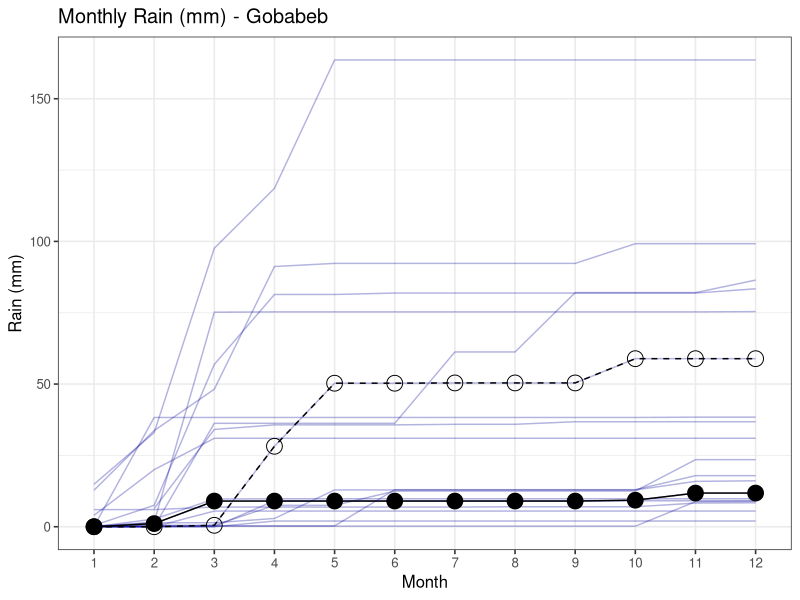
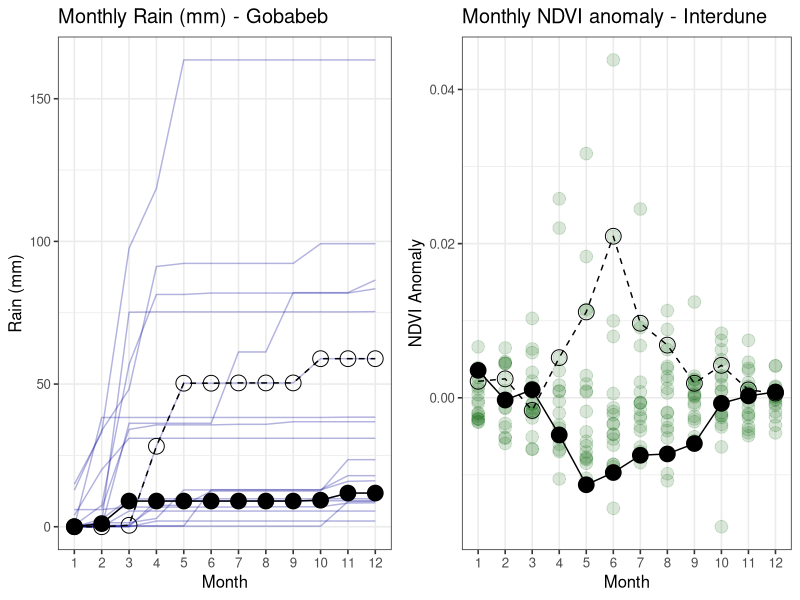

Generate these figures, in order, with R:
#Rainfall and NDVI plots, Fig 2

library(ggplot2)
library(dplyr)
library(lubridate)
library(gridExtra)

# set strings as factors to false
options(stringsAsFactors = FALSE)

#Read in monthly NDVI summary with rainfall attached
interduneNDVI_rain <- read.csv("Data/Monthly_NDVI_Interdune_2000-2018_MOD13Q1_rain.csv", header = TRUE)

head(interduneNDVI_rain)

interduneNDVI_rain18<-interduneNDVI_rain[interduneNDVI_rain$Year==2018,]
interduneNDVI_rain17<-interduneNDVI_rain[interduneNDVI_rain$Year==2017,]

ndvi_plot <- interduneNDVI_rain %>%
  ggplot(aes(x = Month, y = NDVI_anomaly),interduneNDVI_rain) +
  geom_point(alpha = .15, size= 4, color = "darkgreen")+
  #facet_wrap(~ Year, ncol = 19) +
  labs(title = "Monthly NDVI anomaly - Interdune",
       y = "NDVI Anomaly",
       x = "Month") + theme_bw(base_size = 12) +
  scale_x_discrete(limits=c("1","2","3","4","5","6","7","8","9","10","11","12"))+
  geom_point(aes(x=Month, y =NDVI_anomaly), size =5, shape=1, interduneNDVI_rain18)+
  geom_point(aes(x=Month, y =NDVI_anomaly), size = 5, interduneNDVI_rain17)+
  geom_line(aes(x=Month, y =NDVI_anomaly), interduneNDVI_rain17)+
  geom_line(aes(x=Month, y =NDVI_anomaly),linetype = "dashed", interduneNDVI_rain18)

interduneNDVI_rain$Year <- factor(interduneNDVI_rain$Year)

rain_plot <- interduneNDVI_rain %>%
  ggplot(aes(x = Month, y = AnnSumRain),interduneNDVI_rain) +

  geom_line(data = interduneNDVI_rain, aes(x=Month, y = AnnSumRain, color = Year, ), alpha=0.3, show.legend = FALSE)+
  scale_color_manual(values=c("#000099", "#000099","#000099","#000099","#000099","#000099","#000099","#000099","#000099","#000099","#000099","#000099","#000099","#000099","#000099","#000099","#000099","#000099","#000099"))+
  #facet_wrap(~ Year, ncol = 19) +
  labs(title = "Monthly Rain (mm) - Gobabeb",
       y = "Rain (mm)",
       x = "Month") +
  theme_bw(base_size = 12)+
  scale_x_discrete(limits=c("1","2","3","4","5","6","7","8","9","10","11","12"))+
  geom_point(aes(x=Month, y =AnnSumRain), size =5, shape=1, interduneNDVI_rain18)+
  geom_point(aes(x=Month, y =AnnSumRain), size = 5, interduneNDVI_rain17)+
  geom_line(aes(x=Month, y =AnnSumRain), interduneNDVI_rain17)+
  geom_line(aes(x=Month, y =AnnSumRain),linetype = "dashed", interduneNDVI_rain18)

rain_plot

figure2<-grid.arrange(rain_plot, ndvi_plot, ncol = 2)
Fig2<-arrangeGrob(rain_plot, ndvi_plot, ncol = 2)
ggsave(file="Figures/Fig2.png", Fig2, width = 8, height = 4, dpi = 600, units = "in", device='png')
